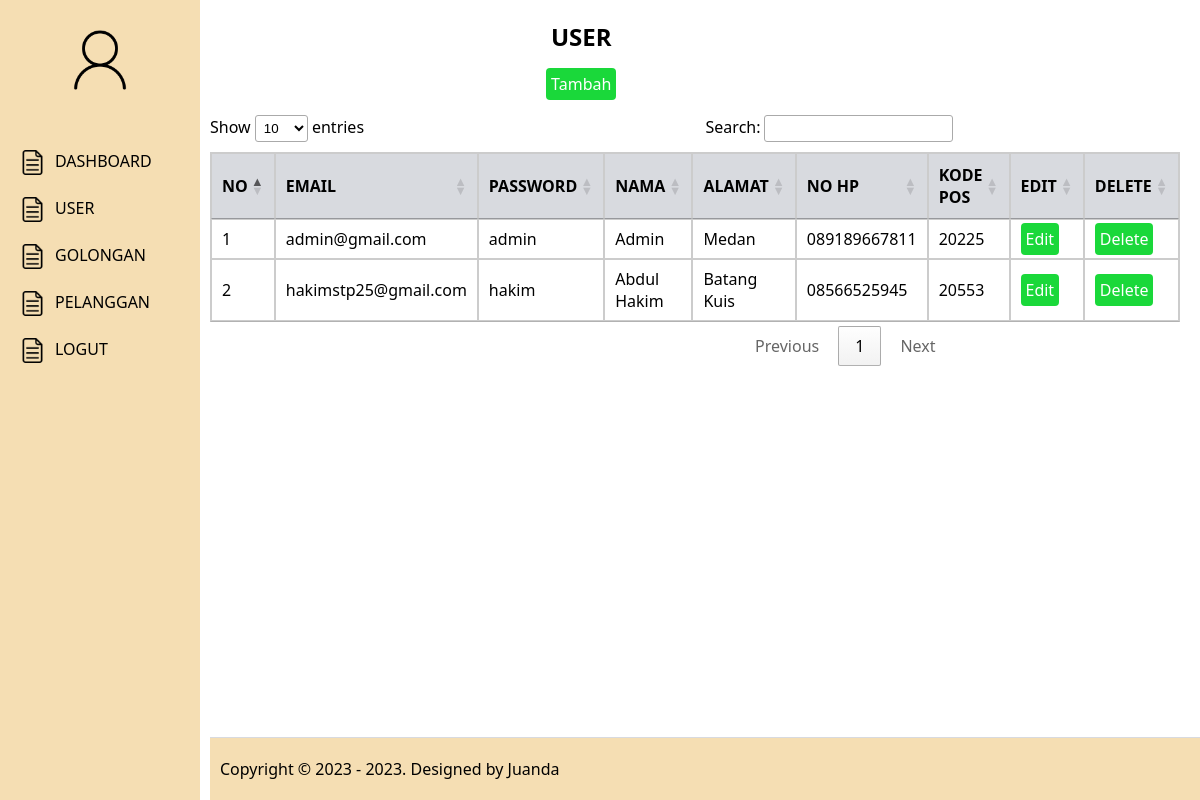
The app's page /users (signed in) with its own data.
### tables this page shows
CREATE TABLE `tb_users` (
  `user_id` int(11) NOT NULL,
  `user_email` varchar(50) DEFAULT NULL,
  `user_password` varchar(100) DEFAULT NULL,
  `user_nama` varchar(100) DEFAULT NULL,
  `user_alamat` text DEFAULT NULL,
  `user_hp` varchar(25) DEFAULT NULL,
  `user_pos` varchar(25) DEFAULT NULL,
  `user_role` tinyint(2) DEFAULT NULL,
  `user_aktif` tinyint(2) DEFAULT NULL,
  `created_at` timestamp NOT NULL DEFAULT current_timestamp(),
  `updated_at` datetime DEFAULT NULL
);

### app/core/Controller.php (called while the page is built, shortened)
<?php
class Controller
{
	public function dashboard($view, $data = [])
	{
		require_once ROOT . "layouts/dashboard.php";
	}
}

### app/controllers/Users.php (called while the page is built, shortened)
<?php
class Users extends Controller
{
	public object $model;
	public function __construct()
	{
		$this->model = new \App\Models\User();
	}
	public function index()
	{
		$data['rows'] = $this->model->show();
		$this->dashboard('users/index', $data);
	}
}

### index.php (called while the page is built, shortened)
<?php
new App\Core\Bootstrap();

### app/core/Model.php (called while the page is built, shortened)
<?php
class Model {
	public function __construct()
	{
		try {
			$this->db = new PDO("mysql:host=localhost;dbname=db_pln2", "root", "");
		} catch (\Exception $e) {
			die("error! " . $e->getMessage());
		}
	}
}

### app/models/User.php (called while the page is built, shortened)
<?php
class User extends Model
{
      public function show()
      {
            $query = "SELECT * FROM tb_users";
            $stmt = $this->db->prepare($query);
            $stmt->execute();
            return $this->selects($stmt);
      }
}

### app/views/users/index.php (the view)
<center>
      <h2>USER</h2>
</center>
<center><a href="<?php echo URL; ?>/users/input" class="btn">
            Tambah
      </a></center>
<table id="dtb">
      <thead>
            <tr>
                  <th>NO</th>
                  <th>EMAIL</th>
                  <th>PASSWORD</th>
                  <th>NAMA</th>
                  <th>ALAMAT</th>
                  <th>NO HP</th>
                  <th>KODE POS</th>
                  <th>EDIT</th>
                  <th>DELETE</th>
            </tr>
      </thead>
      <tbody>
            <?php $no = 1;
            foreach ($data['rows'] as $row) { ?>
                  <tr>
                        <td><?php echo $no; ?></td>
                        <td><?php echo $row['user_email']; ?></td>
                        <td><?php echo $row['user_password']; ?></td>
                        <td><?php echo $row['user_nama']; ?></td>
                        <td><?php echo $row['user_alamat']; ?></td>
                        <td><?php echo $row['user_hp']; ?></td>
                        <td><?php echo $row['user_pos']; ?></td>
                        <td><a href="<?php echo URL; ?>/users/edit/<?php echo $row['user_id']; ?>" class="btn">Edit</a></td>
                        <td><a href="<?php echo URL; ?>/users/delete/<?php echo $row['user_id']; ?>" class="btn" onclick="return confirm('Are you sure?')">Delete</a></td>
                  </tr>
            <?php $no++;
            } ?>
      </tbody>
</table>

### layouts/assets/css/style.css (style rules this page uses)
body { font-family: "Segoe UI", Tahoma, Geneva, Verdana, sans-serif; margin: 0; }
a { text-decoration: none; }
table { margin-top: 20px !important; border: 1px solid #cccccc; border-collapse: collapse; width: 100%; }
table th { border: 1px solid #cccccc; padding: 8px; background-color: #d8dadf; }
table td { border: 1px solid #cccccc; padding: 8px; }
.btn { background-color: #1ad83a; border-radius: 4px; color: #ffffff; padding: 5px; }

### records on screen
tb_users: user_email "admin@gmail.com", user_password "admin", user_nama "Admin", user_alamat "Medan", user_hp "089189667811", user_pos "20225"
tb_users: user_email "hakimstp25@gmail.com", user_password "hakim", user_nama "Abdul Hakim", user_alamat "Batang Kuis", user_hp "08566525945", user_pos "20553"
